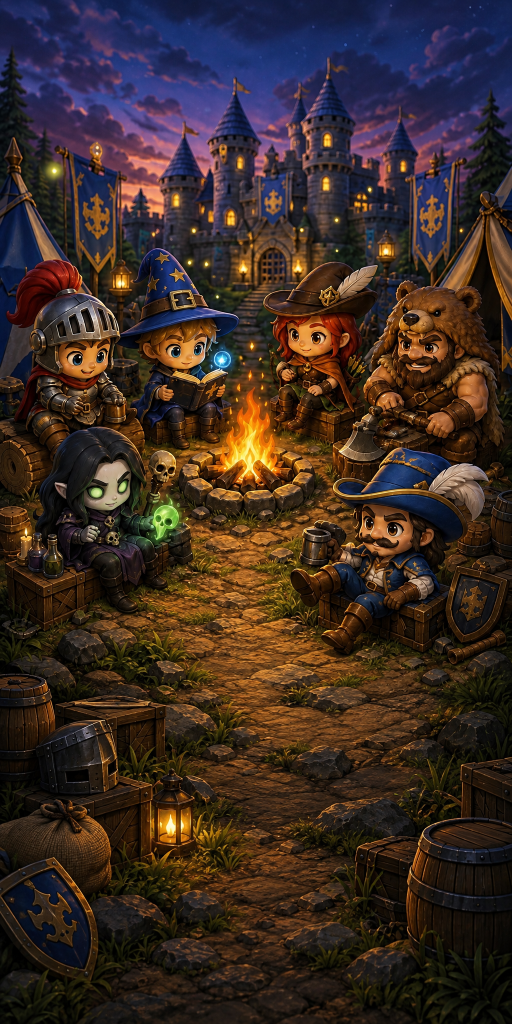
#> input picture art_sources/home_camp/camp.png, 1024 x 2048 px (shown at 1/2 size)
$ python home_camp.py
#> lines starting #> are read from the running program, lines starting #| are printed output that depends on the picture; after the words box and inside, x2 and y2 are one past the last pixel; in counts of white or black regions, pixels touching at a corner belong together
#!/usr/bin/env python3
"""Home's camp (0.31.194, Kevin: "Now let's design a new home screen" -> he picked B2, the champions' camp).

Sources (ElevenLabs, flow "Fatebound home 0.31.194"), in art_sources/home_camp/:
  camp.png                 the painting behind Home: concept B2 (art_sources/home_redesign/concept_b2_camp.jpg) with its
                           UI painted out and the ground carried down to the bottom (gpt-image-2.5-sunburst, B2 as the
                           reference; 1024 x 2048)
  play_plaque_green.png    the PLAY plaque in B2's style, its face blank, on flat green (gpt-image-2)

0.31.215: bg_camp.webp is now tools/render_home_camp.gd's 3D render (Kevin: "The home screen looks very AI generated") --
running this writes the painting back over it (and the PLAY plaque again): only to bring the painting back.

Writes:
  assets/ui/v2/bg_camp.webp        the painting (scripts/app/camp_scene.gd lays it out and brings it to life)
  assets/ui/v2/play_plaque.webp    the PLAY plaque, keyed out and cropped, PLAQUE_W wide (its enamel face: printed, as
                                   fractions of the plaque, for screens.gd PLAQUE_FACE)
and prints the lit castle windows it finds (camp_scene.gd WINDOWS).
(0.31.139-0.31.193 the plaque was tools/build_title_art.py's, with a crown and crossed swords; the war room behind
Home was tools/home_war_room.py's.)

  python3 tools/home_camp.py
"""
import os

import numpy as np
from PIL import Image, ImageFilter

ROOT = os.path.dirname(os.path.dirname(os.path.abspath(__file__)))
SRC = os.path.join(os.path.dirname(ROOT), "art_sources", "home_camp")
V2 = os.path.join(ROOT, "assets", "ui", "v2")
PLAQUE_W = 760                    # (about 250 logical px at 3x)
CASTLE = (300, 230, 860, 470)     # where to look for lit windows (x0, y0, x1, y1), the painting's px


def camp():
    im = Image.open(os.path.join(SRC, "camp.png")).convert("RGB")
#> im is the input picture: PIL image 1024x2048 RGB; mean R, G, B 59.6, 43.4, 36.2
    assert im.size == (1024, 2048), im.size
    im.save(os.path.join(V2, "bg_camp.webp"), "WEBP", quality=90, method=6)
    print("bg_camp.webp", im.size, os.path.getsize(os.path.join(V2, "bg_camp.webp")))
#| bg_camp.webp (1024, 2048) 507552
    # the lit windows: warm bright blobs in the castle
    a = np.asarray(im).astype(float)
    x0, y0, x1, y1 = CASTLE
    c = a[y0:y1, x0:x1]
    lit = (c[..., 0] > 200) & (c[..., 1] > 150) & (c[..., 2] < 140)
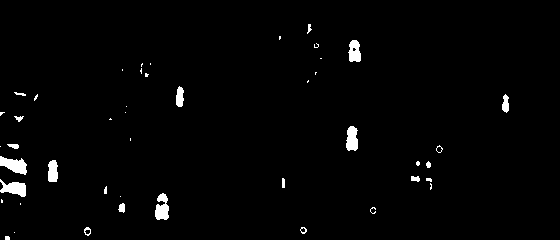
#> lit: shape (240, 560) bool; 1.7% white; 46 white regions (27 under 20 px), largest, box (x1, y1, x2, y2) and area: (0, 156, 27, 175) 305, (0, 179, 26, 197) 278, (155, 193, 169, 220) 269
    from scipy import ndimage
    lab, n = ndimage.label(lit)
#> lab: shape (240, 560) int32; 58 distinct labels, from 0 to 57
#> n = 57
    out = []
    for i in range(1, n + 1):
        ys, xs = np.where(lab == i)
        if len(xs) < 12:
            continue
        out.append((round(float(xs.mean()) + x0), round(float(ys.mean()) + y0), len(xs)))
#> this loop made 57 passes
#> (ys, xs) on passes 2, 4, 5, 6, 7, 8: ([36, 36, 37, 37, 38, 38, 39], [279, 280, 279, 280, 279, 280, 279]), ([43], [316]), ([44, 45, 46, 47, 47, 47, 47], [314, 314, 314, 314, 315, 316, 317]), ([44, 44, 45, 46], [317, 318, 318, 318]), ([58, 58], [320, 321]), ([63, 64, 64, 65, 66], [142, 141, 142, 141, 141])
#> after the loop, out = 24 items, first 6: (609, 258, 26), (654, 281, 219), (446, 305, 12), (479, 327, 132), (320, 324, 26), (336, 327, 14)
    out.sort(key=lambda t: -t[2])
    print("windows:", ", ".join("Vector2(%d, %d)" % (x, y) for x, y, _ in out[:16]))
#> (printed output is left out)


def plaque():
    im = Image.open(os.path.join(SRC, "play_plaque_green.png")).convert("RGB")
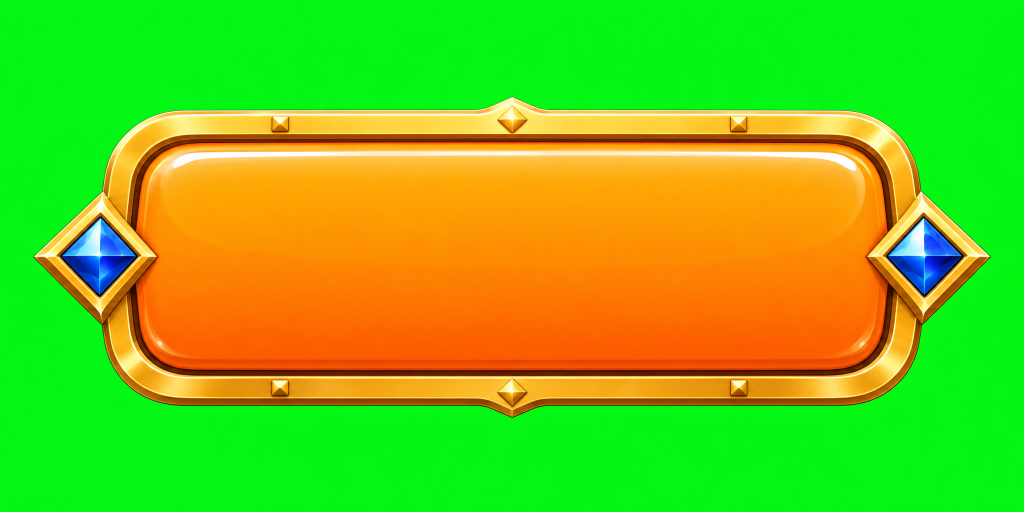
#> input picture art_sources/home_camp/play_plaque_green.png, 2048 x 1024 px (shown at 1/2 size)
#> im is the input picture: PIL image 2048x1024 RGB; mean R, G, B 111.8, 196.5, 24
    a = np.array(im).astype(float)
#> a: shape (1024, 2048, 3) float64
    R, G, B = a[..., 0], a[..., 1], a[..., 2]
    spill = G - np.maximum(R, B)
    alpha = 1.0 - np.clip((spill - 40.0) / 90.0, 0.0, 1.0)
    a[..., 1] = np.where((alpha < 1.0) | (spill > 10), np.minimum(G, np.maximum(R, B) * 1.02), G)
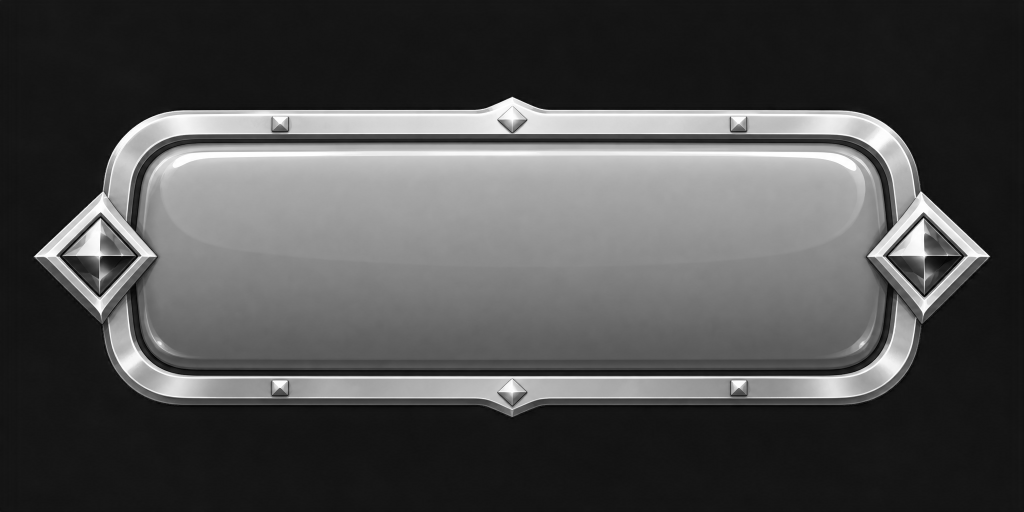
#> G: shape (1024, 2048) float64 (shown at 1/2 size); min 0, max 255, mean 77.1
    al = Image.fromarray((alpha * 255).astype(np.uint8)).filter(ImageFilter.GaussianBlur(0.6))
    out = Image.fromarray(np.dstack([a.clip(0, 255).astype(np.uint8), np.array(al)]), "RGBA")
    out = out.crop(out.getchannel("A").point(lambda v: 255 if v > 8 else 0).getbbox())
#> out: PIL image 1916x644 RGBA
    h = round(out.size[1] * PLAQUE_W / out.size[0])
#> h = 255
    out = out.resize((PLAQUE_W, h), Image.LANCZOS)
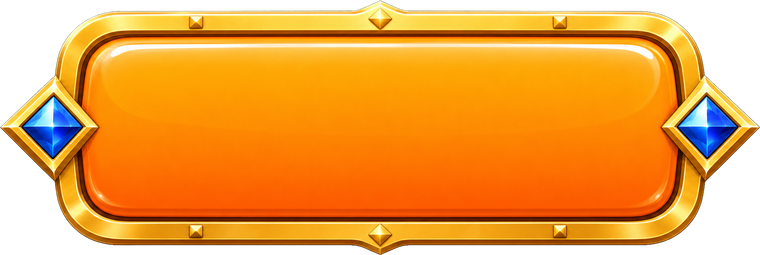
#> out: PIL image 760x255 RGBA; mean R, G, B, A 187.4, 112.9, 22.8, 204; transparent parts drawn white
    out.save(os.path.join(V2, "play_plaque.webp"), "WEBP", quality=92, method=6)
    # its enamel face: the orange (saturated, warm, bright) inside the gold frame
    p = np.asarray(out).astype(float)
    r, g, b, al = p[..., 0], p[..., 1], p[..., 2], p[..., 3]
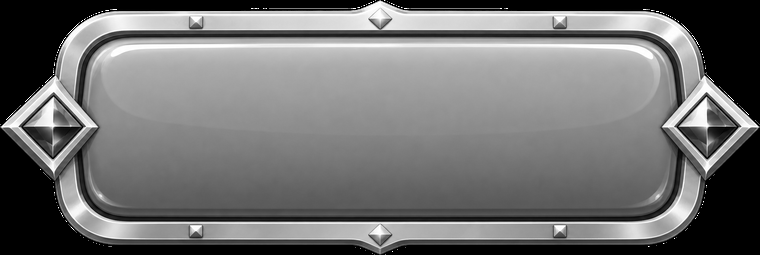
#> g: shape (255, 760) float64; min 0, max 255, mean 112.9
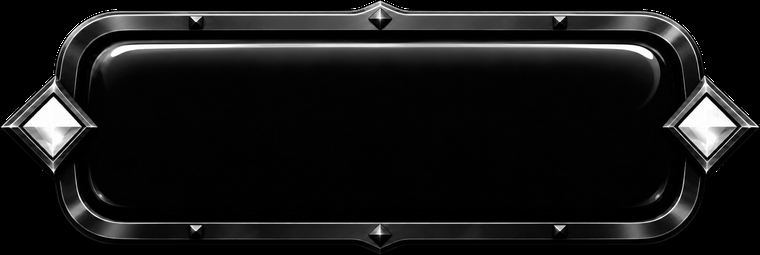
#> b: shape (255, 760) float64; min 0, max 255, mean 22.8
#> al: shape (255, 760) float64
    face = (al > 200) & (r > 200) & (g > 70) & (g < 175) & (b < 60)
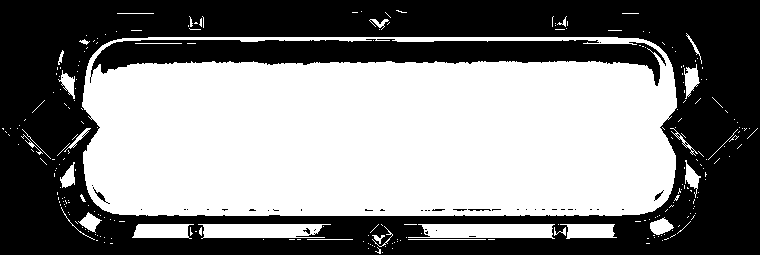
#> face: shape (255, 760) bool; 51% white; 42 black regions (34 under 20 px), largest, box (x1, y1, x2, y2) and area: (0, 0, 760, 255) 82416, (90, 39, 666, 86) 12218, (93, 187, 110, 204) 54
    rows = np.where(face.sum(1) > out.size[0] * 0.5)[0]
#> rows = 163 values from 37 to 237
    cols = np.where(face.sum(0) > out.size[1] * 0.4)[0]
#> cols = 585 values from 87 to 671
    fx0, fx1, fy0, fy1 = cols.min(), cols.max(), rows.min(), rows.max()
#> fx0 = 87; fx1 = 671; fy0 = 37; fy1 = 237
    print("play_plaque.webp", out.size, "aspect %.4f" % (out.size[1] / out.size[0]),
          "face Rect2(%.3f, %.3f, %.3f, %.3f)" % (fx0 / out.size[0], fy0 / out.size[1], (fx1 - fx0) / out.size[0],
                                                  (fy1 - fy0) / out.size[1]))
#| play_plaque.webp (760, 255) aspect 0.3355 face Rect2(0.114, 0.145, 0.768, 0.784)


if __name__ == "__main__":
    camp()
    plaque()
